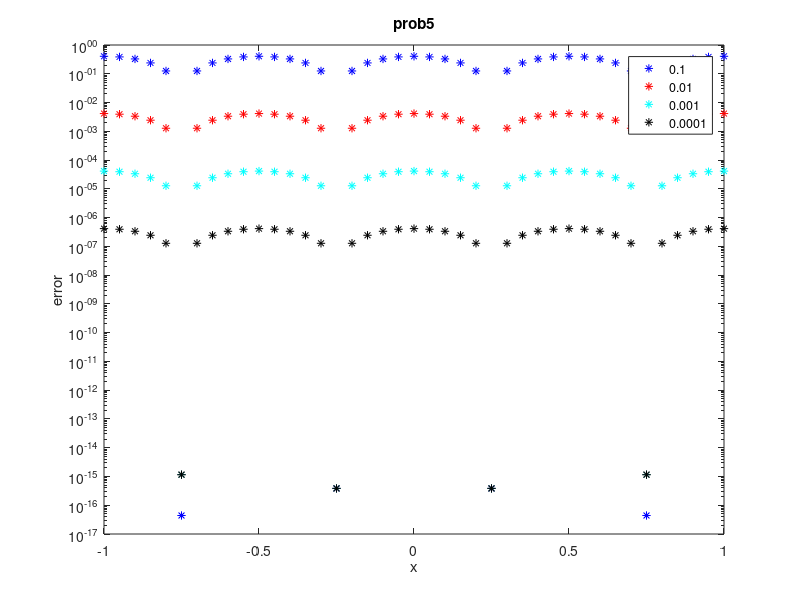

Write MATLAB code to recreate this figure.
x = (-1):0.05:1;
y = sin(2*pi*x);
z = 2*pi*cos(2*pi*x);
a  = (sin(2*pi*(x+0.1)) - sin(2*pi*(x-0.1)))/0.2;
b  = (sin(2*pi*(x+0.01)) - sin(2*pi*(x-0.01)))/0.02;
c  = (sin(2*pi*(x+0.001)) - sin(2*pi*(x-0.001)))/0.002;
d  = (sin(2*pi*(x+0.0001)) - sin(2*pi*(x-0.0001)))/0.0002;
figure,semilogy(x,abs(a-z),'b*');
hold on
semilogy(x,abs(b-z),'r*');
semilogy(x,abs(c-z),'c*');
semilogy(x,abs(d-z),'k*');
legend('0.1','0.01','0.001','0.0001');
title('prob5');
xlabel('x');
ylabel('error');
hold off